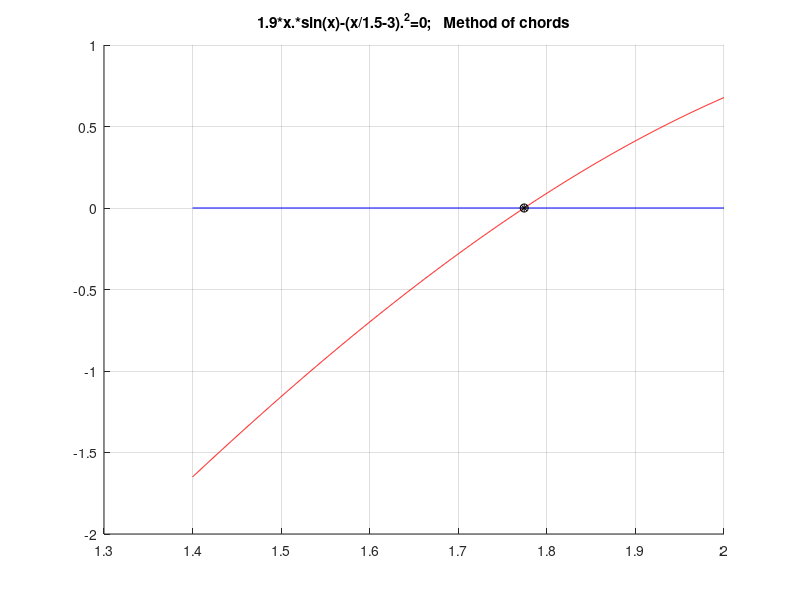

MATLAB code to generate this figure:

clc,close all

%------------------------   PRADINIAI DUOMENYS  ---------------------------

%f='x.^4+7/2*x.^3-23/2*x.^2-43/2*x-15/2'
%range=[-5.10 ; -4.96 ]
%range=[-1.04 ; -0.90 ]
%range=[-0.62 ; -0.48 ]
%range=[2.88 ; 3.02 ]

f = '1.9*x.*sin(x)-(x/1.5-3).^2'
range=[1.40 ; 2.00 ]
% range=[2.60 ; 3.20 ]
% range=[6.20 ; 6.80 ]
%range=[8.60 ; 9.20 ]

eps=1e-9;  % parenkame tikslumo reiksme
nitmax=100;% parenkame didziausia leistina iteraciju skaiciu
method='chords';

% braizomas funkcijos grafikas
npoints=1000; x=range(1): (range(2)-range(1))/(npoints-1) :range(2);
figure(1); grid on; hold on;
str=[f,'=0;   Method of ',method]; title(str);
plot(x,eval(f),'r-');
plot(range,[0 0],'b-');

%------------------------   SPRENDIMAS  -----------------------------------

xn=range(1);xn1=range(2);prec=1;
nit=0;
while prec > eps
    nit=nit+1;
    if nit > nitmax, fprintf('Virsytas leistinas iteraciju skaicius');break;end
    plot(xn,0,'mp');h = findobj(gca,'Type','line');h1=h(1); % paskutinio grafinio objekto valdiklis irasomas handle masyvo priekyje
    plot(xn1,0,'cp');h = findobj(gca,'Type','line');h2=h(1);
    
    x=xn;fxn=eval(f);x=xn1;fxn1=eval(f);
    k=abs(fxn/fxn1);xmid=(xn+k*xn1)/(1+k);
    plot(xmid,0,'gs');plot([xn,xn1],[fxn,fxn1],'g-');h = findobj(gca,'Type','line');h3=h(1:2);
    
    x=xmid;fxmid=eval(f);
    
    % jeigu pradzioje tikriname kairi taska
    x=xn;fxn=eval(f);
    if sign(fxmid) == sign(fxn), xn=xmid;
    else, xn1=xmid;
    end
    
    input('Press Enter'), figure(1); % skaiciavimas stabdomas iki bus paspaustas Enter klavisas
    delete(h1);delete(h2);delete(h3);
    
    prec=abs(fxmid);
    fprintf(1,'iteracija %d    tikslumas= %g \n',nit,prec);
end
plot(xmid,0,'k*');plot(xmid,0,'ko');
fprintf(1,'\n tikslumas pasiektas, saknis xmid=%g\n\n',xmid);

